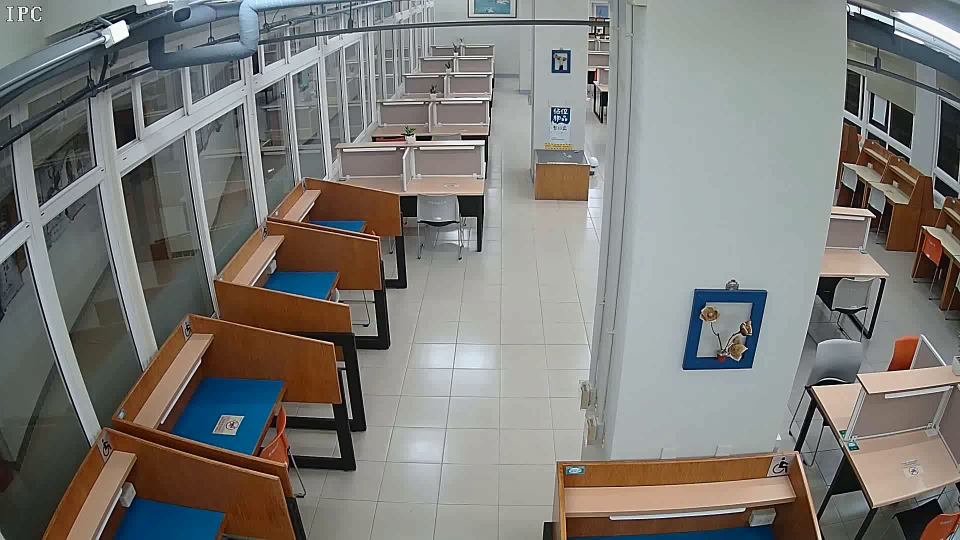
#> input picture frame 0 of mark2/avi/null.avi, 1920 x 1080 px, given in place of 0416_cam5_1200-1.avi, which was not available (shown at 1/2 size)
$ python m1.py 5
#> lines starting #> are read from the running program, lines starting #| are printed output that depends on the picture; pictures that were not available may be replaced by others from this repository, and a replacement may not be noted
import sys, cv2, numpy
sys.path.append('..')
import data

cam=1
if len(sys.argv)>1:
    cam=int(sys.argv[1])

# intersection over min
def iom(rec1, rec2):
    # find the each edge of intersect rectangle
    left_line = max(rec1[1], rec2[1])
    right_line = min(rec1[3], rec2[3])
    top_line = max(rec1[0], rec2[0])
    bottom_line = min(rec1[2], rec2[2])

    # judge if there is an intersect
    if left_line >= right_line or top_line >= bottom_line: return 0
    else:
        # computing area of each rectangles
        s1 = (rec1[2] - rec1[0]) * (rec1[3] - rec1[1])
        s2 = (rec2[2] - rec2[0]) * (rec2[3] - rec2[1])

        intersect = (right_line - left_line) * (bottom_line - top_line)
        # return intersect / (s1 + s2 - intersect) # iou
        return intersect / min(s1,s2) # iom

avi1=cv2.VideoCapture(f'0416_cam{cam}_1200-1.avi')
avi0=cv2.VideoWriter(f'0416_cam{cam}_1200-b.avi',cv2.VideoWriter_fourcc(*'XVID'),1.0,(1920,1080))
print(f'0416_cam{cam}_1200-b.avi')
n=0

while True:
    for _ in range(4): avi1.read()
#> this loop made 4 passes
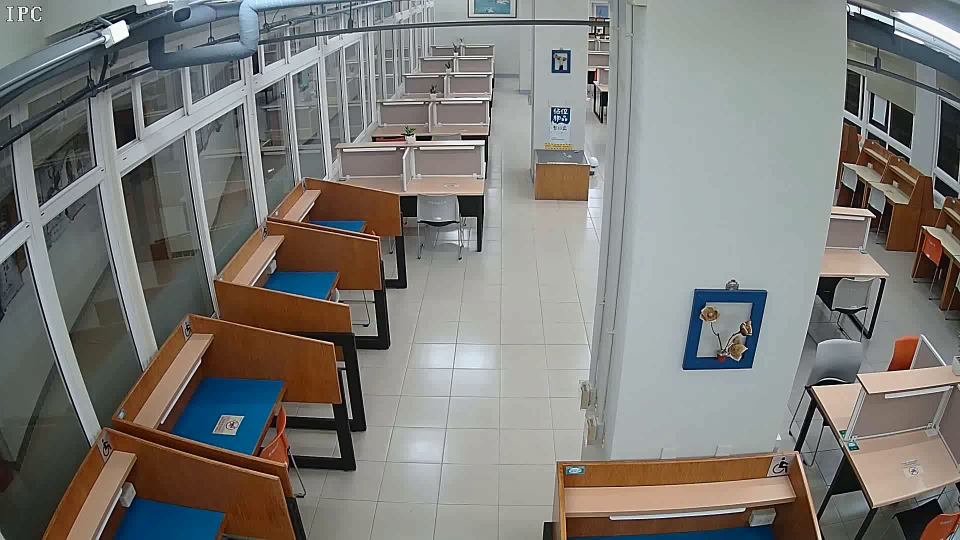
#> input picture frame 0 of mark2/avi/null.avi, 1920 x 1080 px, given in place of 0416_cam5_1200-1.avi, which was not available (shown at 1/2 size)
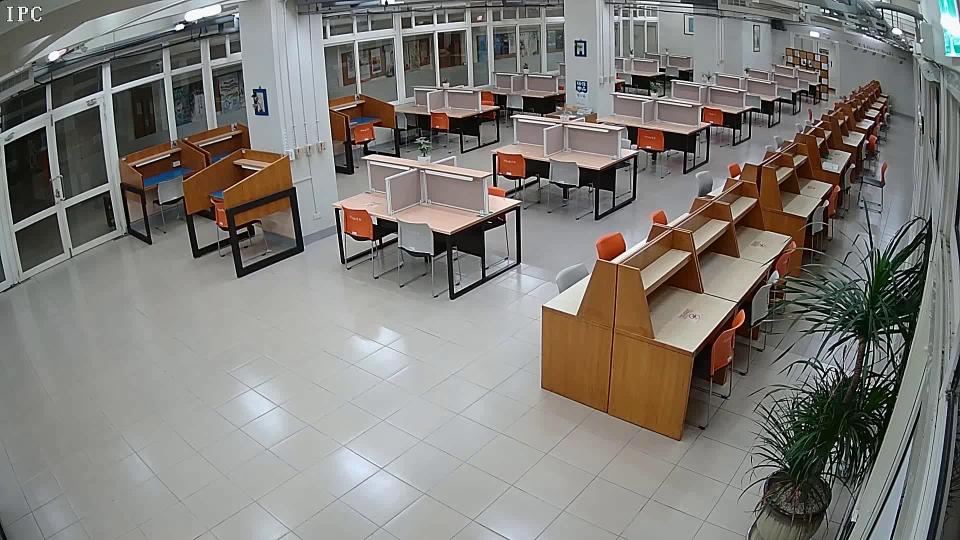
#> input picture frame 1 of mark2/avi/null.avi, 1920 x 1080 px, given in place of 0416_cam5_1200-1.avi, which was not available (shown at 1/2 size)
    ok,img=avi1.read()
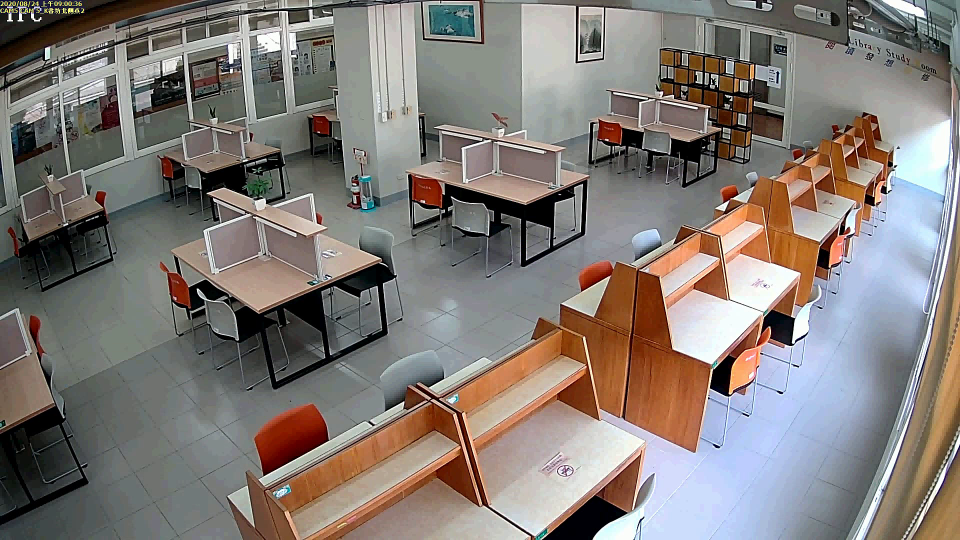
#> input picture frame 4 of mark2/avi/null.avi, 1920 x 1080 px, given in place of 0416_cam5_1200-1.avi, which was not available (shown at 1/2 size)
#> img is the input picture: shape (1080, 1920, 3); mean B, G, R 118.9, 123.6, 130.9
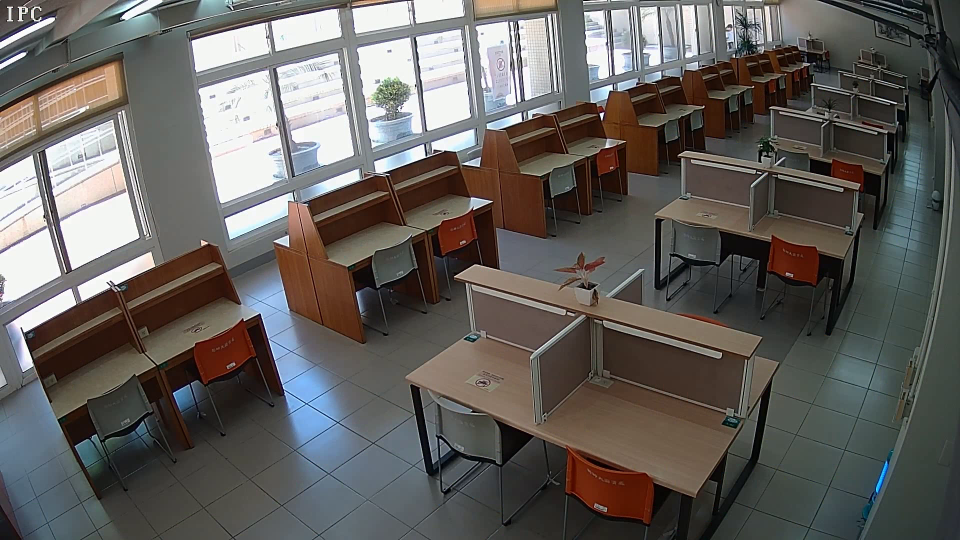
#> input picture frame 5 of mark2/avi/null.avi, 1920 x 1080 px, given in place of 0416_cam5_1200-1.avi, which was not available (shown at 1/2 size)

    try:
        for x in data.box[cam-1][n]:
            cv2.rectangle(img,(x[0],x[1]),(x[0]+x[2],x[1]+x[3]),(0,255,0),2)
    except:
        pass

    try:
        for x1 in data.seat[cam-1]:
            c=(0,0,255)
            for x2 in data.box[cam-1][n]:
                rect = (x2[0],x2[1],x2[0]+x2[2],x2[1]+x2[3])
                if iom(x1[1:],rect)>0.7: c=(0,255,255); break
            cv2.rectangle(img,(x1[1],x1[2]),(x1[3],x1[4]),c,2)
    except:
        pass

    n+=1; print(f'\r{n}',end='')
    if n>=3600: break

    '''
    cv2.imshow('avi',img)
    k=cv2.waitKey(1)
    if k==27: break
    '''
    avi0.write(img)

$ run again, starting later in the video
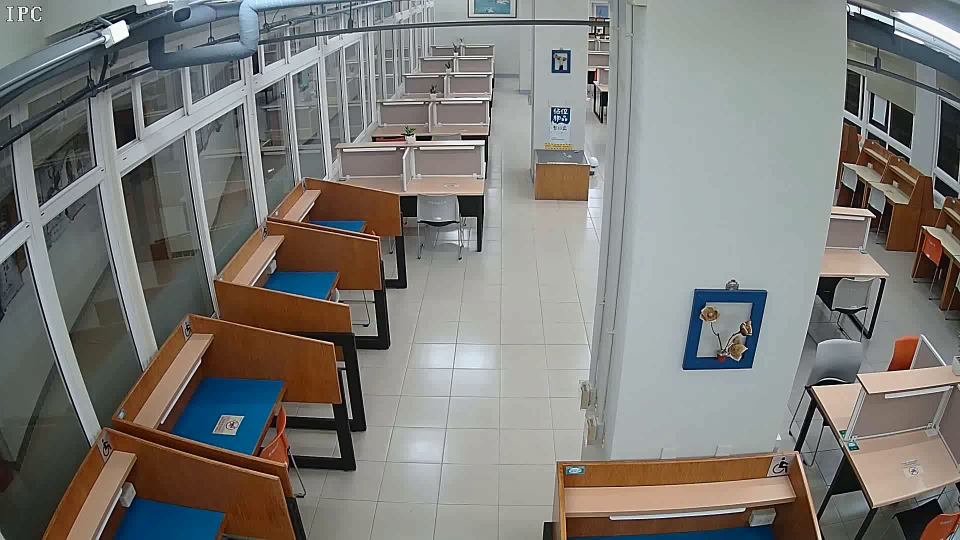
#> input picture frame 0 of mark2/avi/null.avi, 1920 x 1080 px, given in place of 0416_cam5_1200-1.avi, which was not available (shown at 1/2 size)
#> the loop `for _ in range(4): avi1.read()` made 4 passes
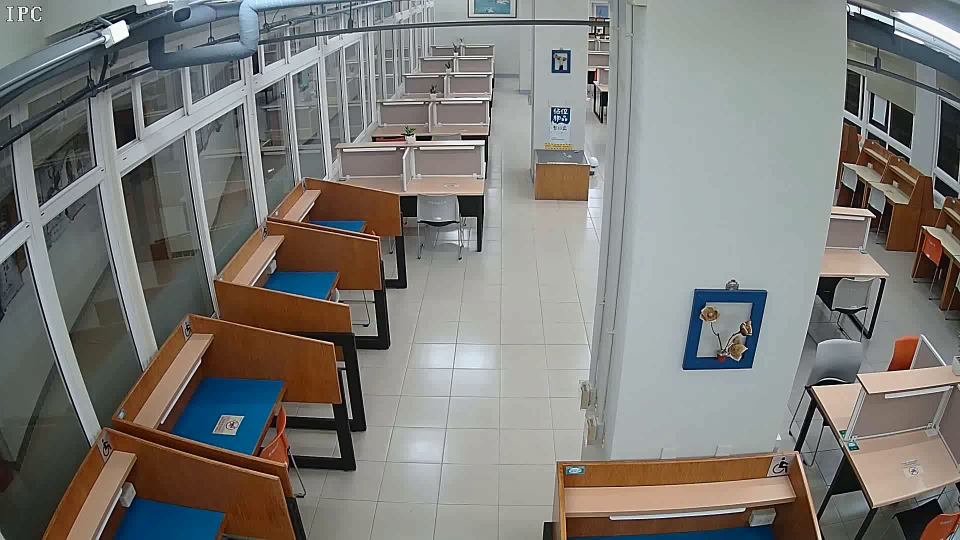
#> input picture frame 0 of mark2/avi/null.avi, 1920 x 1080 px, given in place of 0416_cam5_1200-1.avi, which was not available (shown at 1/2 size)
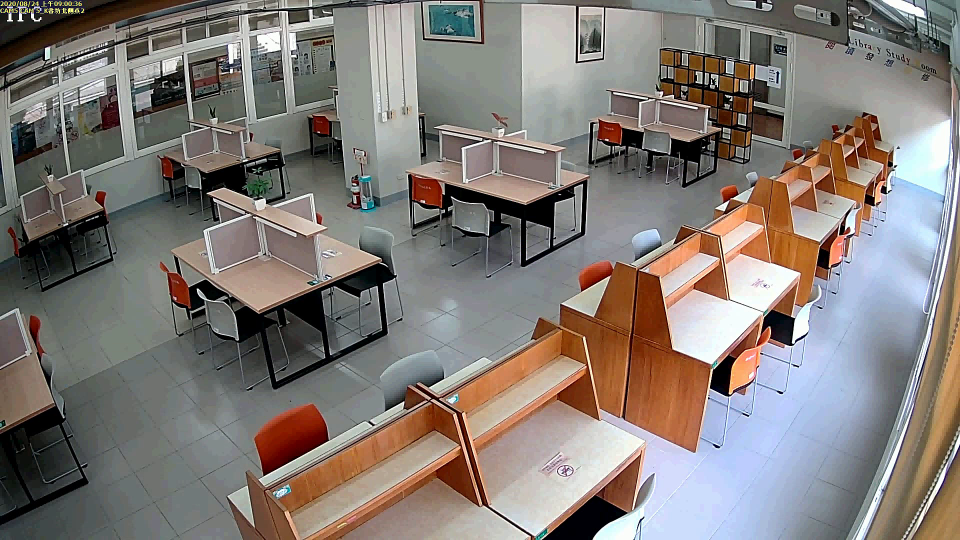
#> input picture frame 4 of mark2/avi/null.avi, 1920 x 1080 px, given in place of 0416_cam5_1200-1.avi, which was not available (shown at 1/2 size)
#> img is the input picture: shape (1080, 1920, 3); mean B, G, R 118.9, 123.6, 130.9
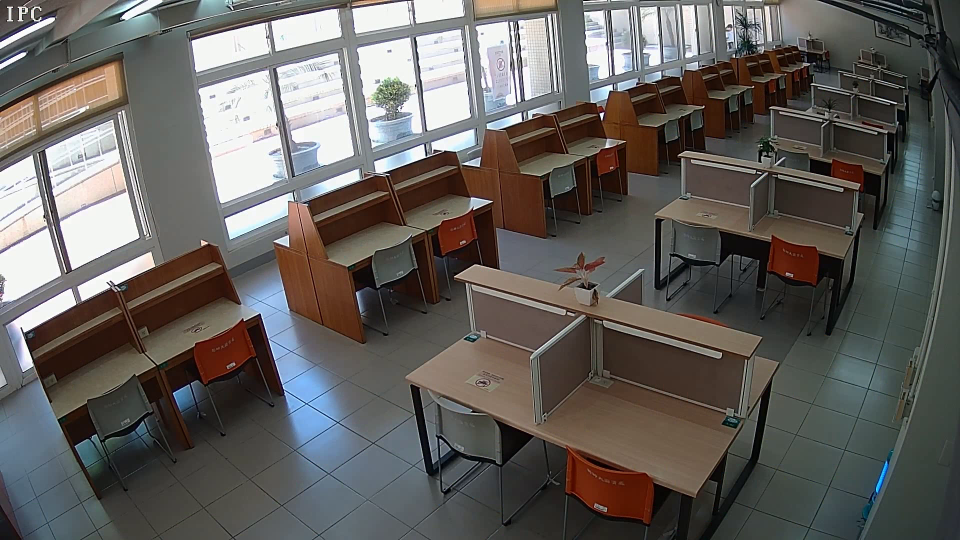
#> input picture frame 5 of mark2/avi/null.avi, 1920 x 1080 px, given in place of 0416_cam5_1200-1.avi, which was not available (shown at 1/2 size)

$ run again, starting later in the video
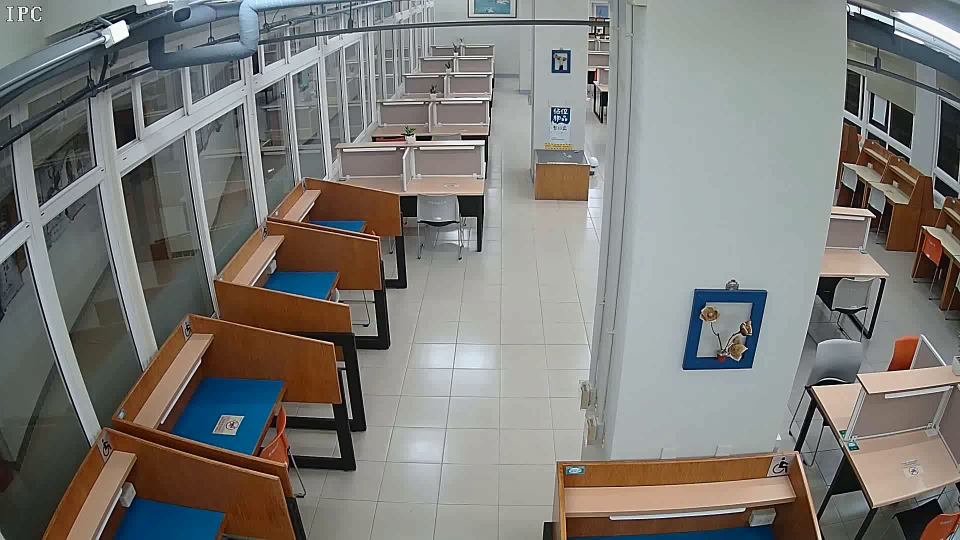
#> input picture frame 0 of mark2/avi/null.avi, 1920 x 1080 px, given in place of 0416_cam5_1200-1.avi, which was not available (shown at 1/2 size)
#> the loop `for _ in range(4): avi1.read()` made 4 passes
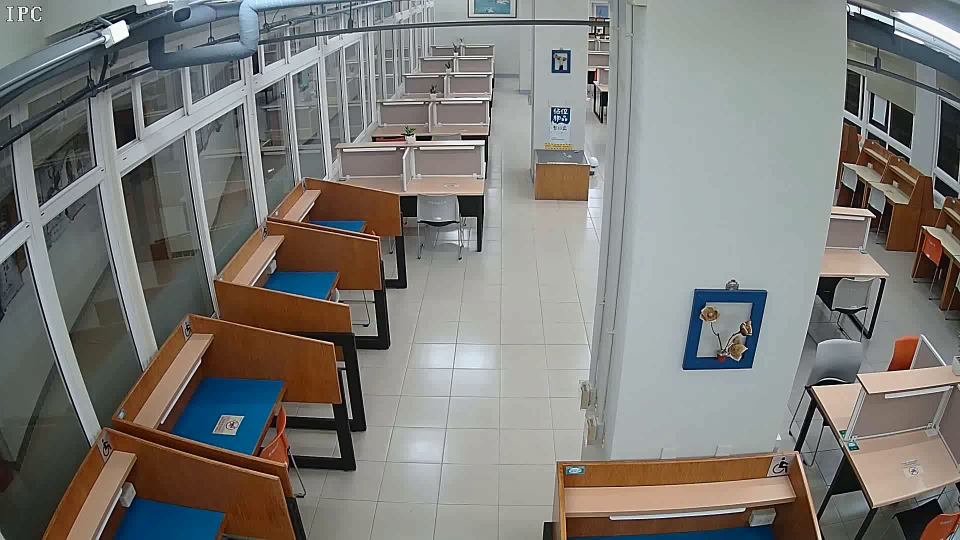
#> input picture frame 0 of mark2/avi/null.avi, 1920 x 1080 px, given in place of 0416_cam5_1200-1.avi, which was not available (shown at 1/2 size)
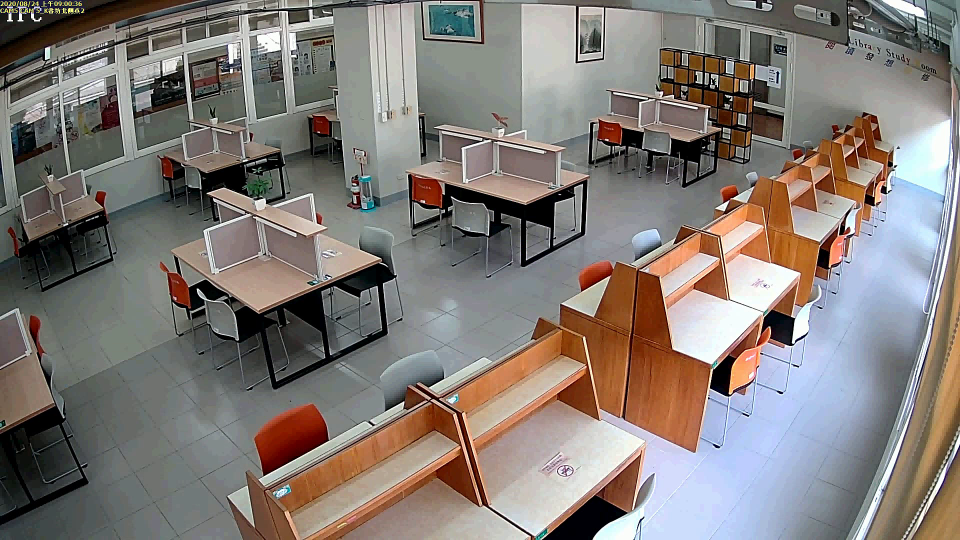
#> input picture frame 4 of mark2/avi/null.avi, 1920 x 1080 px, given in place of 0416_cam5_1200-1.avi, which was not available (shown at 1/2 size)
#> img is the input picture: shape (1080, 1920, 3); mean B, G, R 118.9, 123.6, 130.9
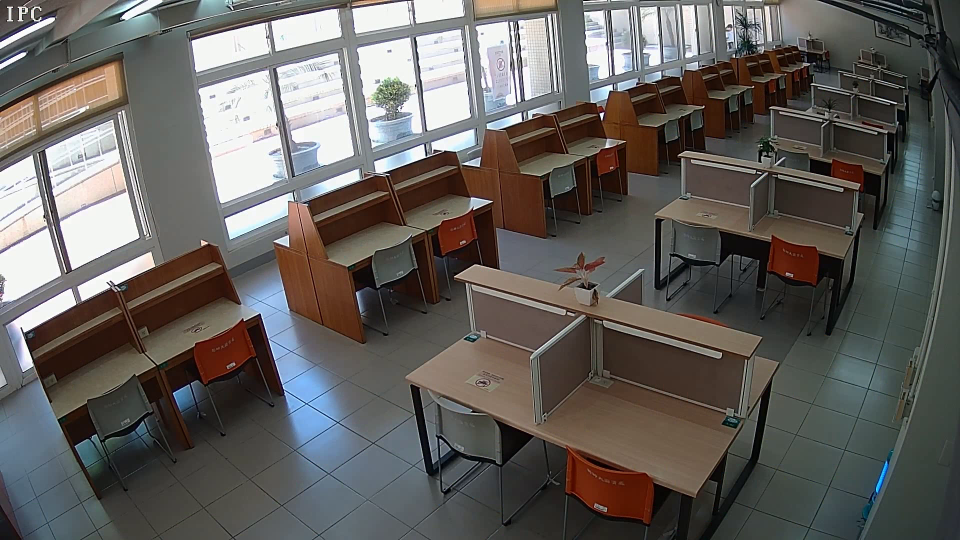
#> input picture frame 5 of mark2/avi/null.avi, 1920 x 1080 px, given in place of 0416_cam5_1200-1.avi, which was not available (shown at 1/2 size)
